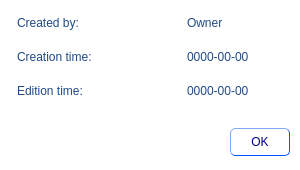
<?xml version="1.0" encoding="UTF-8"?>
<ui version="4.0">
 <class>InfoDialog</class>
 <widget class="QDialog" name="InfoDialog">
  <property name="geometry">
   <rect>
    <x>0</x>
    <y>0</y>
    <width>300</width>
    <height>170</height>
   </rect>
  </property>
  <property name="sizePolicy">
   <sizepolicy hsizetype="Fixed" vsizetype="Fixed">
    <horstretch>0</horstretch>
    <verstretch>0</verstretch>
   </sizepolicy>
  </property>
  <property name="minimumSize">
   <size>
    <width>300</width>
    <height>170</height>
   </size>
  </property>
  <property name="maximumSize">
   <size>
    <width>300</width>
    <height>170</height>
   </size>
  </property>
  <property name="windowTitle">
   <string>Information</string>
  </property>
  <property name="styleSheet">
   <string notr="true">QWidget {
               color: rgb(32, 74, 135);
	           font: 11pt &quot;MS Shell Dlg 2&quot;;
			    background-color: rgb(255, 255, 255);
               padding: 4px;
               border-radius: 5px;
               border-style: outset;
              }

QLabel {
               color: rgb(32, 74, 135);
               padding: 4px;
               border-radius: 5px;
               border-style: outset;
	           font: 11pt &quot;MS Shell Dlg 2&quot;;
              }

QToolButton {
                color: darkblue;
               padding: 4px;
               border: 1px solid rgb(0, 85, 255); 
               border-radius: 5px;
               border-style: outset;
               font: 10pt &quot;MS Shell Dlg 2&quot;;
              }

QToolButton:hover {
               color: white;
               border: 1px solid grey;
               background-color: rgb(0, 78, 235);
               }

QToolButton:pressed {
               color: rgb(0, 0, 197)
               background: shadow;
               border-style: inset;
               }</string>
  </property>
  <widget class="QLabel" name="label_1">
   <property name="geometry">
    <rect>
     <x>10</x>
     <y>10</y>
     <width>124</width>
     <height>26</height>
    </rect>
   </property>
   <property name="sizePolicy">
    <sizepolicy hsizetype="Fixed" vsizetype="Preferred">
     <horstretch>0</horstretch>
     <verstretch>0</verstretch>
    </sizepolicy>
   </property>
   <property name="minimumSize">
    <size>
     <width>0</width>
     <height>0</height>
    </size>
   </property>
   <property name="text">
    <string>Created by:    </string>
   </property>
  </widget>
  <widget class="QLabel" name="ownerLabel">
   <property name="geometry">
    <rect>
     <x>180</x>
     <y>10</y>
     <width>111</width>
     <height>26</height>
    </rect>
   </property>
   <property name="text">
    <string>Owner</string>
   </property>
  </widget>
  <widget class="QLabel" name="label_2">
   <property name="geometry">
    <rect>
     <x>10</x>
     <y>44</y>
     <width>125</width>
     <height>26</height>
    </rect>
   </property>
   <property name="sizePolicy">
    <sizepolicy hsizetype="Fixed" vsizetype="Preferred">
     <horstretch>0</horstretch>
     <verstretch>0</verstretch>
    </sizepolicy>
   </property>
   <property name="minimumSize">
    <size>
     <width>0</width>
     <height>0</height>
    </size>
   </property>
   <property name="text">
    <string>Creation time:</string>
   </property>
  </widget>
  <widget class="QLabel" name="createTimeLabel">
   <property name="geometry">
    <rect>
     <x>180</x>
     <y>44</y>
     <width>111</width>
     <height>26</height>
    </rect>
   </property>
   <property name="text">
    <string>0000-00-00</string>
   </property>
  </widget>
  <widget class="QLabel" name="label_3">
   <property name="geometry">
    <rect>
     <x>10</x>
     <y>78</y>
     <width>113</width>
     <height>26</height>
    </rect>
   </property>
   <property name="sizePolicy">
    <sizepolicy hsizetype="Fixed" vsizetype="Preferred">
     <horstretch>0</horstretch>
     <verstretch>0</verstretch>
    </sizepolicy>
   </property>
   <property name="minimumSize">
    <size>
     <width>0</width>
     <height>0</height>
    </size>
   </property>
   <property name="text">
    <string>Edition time:</string>
   </property>
  </widget>
  <widget class="QLabel" name="editTimeLabel">
   <property name="geometry">
    <rect>
     <x>180</x>
     <y>78</y>
     <width>111</width>
     <height>26</height>
    </rect>
   </property>
   <property name="text">
    <string>0000-00-00</string>
   </property>
  </widget>
  <widget class="QToolButton" name="okButton">
   <property name="geometry">
    <rect>
     <x>230</x>
     <y>128</y>
     <width>60</width>
     <height>28</height>
    </rect>
   </property>
   <property name="minimumSize">
    <size>
     <width>60</width>
     <height>0</height>
    </size>
   </property>
   <property name="text">
    <string>OK</string>
   </property>
  </widget>
 </widget>
 <resources/>
 <connections>
  <connection>
   <sender>okButton</sender>
   <signal>clicked(bool)</signal>
   <receiver>InfoDialog</receiver>
   <slot>close()</slot>
   <hints>
    <hint type="sourcelabel">
     <x>359</x>
     <y>174</y>
    </hint>
    <hint type="destinationlabel">
     <x>199</x>
     <y>99</y>
    </hint>
   </hints>
  </connection>
 </connections>
</ui>
